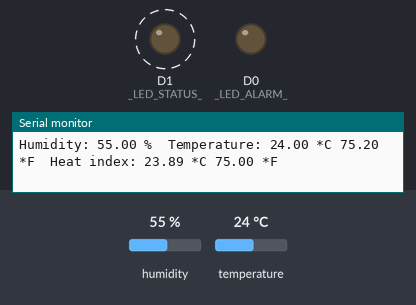
A sketch run on a simulated ESP8266 (NodeMCU). Parts: output pins drawn as LEDs (lit = HIGH), the last lines printed to the serial monitor. Dashed ring = blinking. Inputs (shaded band) come from the test bench; at power-on: temperature 24 °C, humidity 55 %.

Above: at 6.8 s.
6.9 s: temperature set to 28 °C
At 10.26 s:
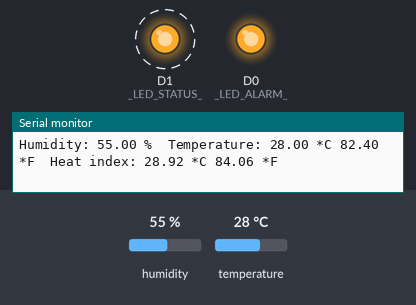
13.0 s: temperature set to 12 °C
At 14.26 s:
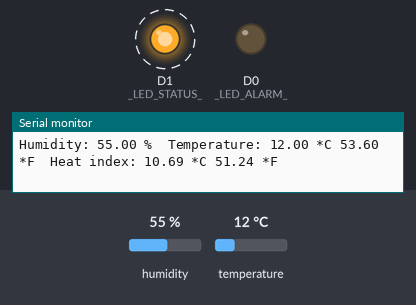
18.4 s: temperature set to 33 °C
At 22.9 s:
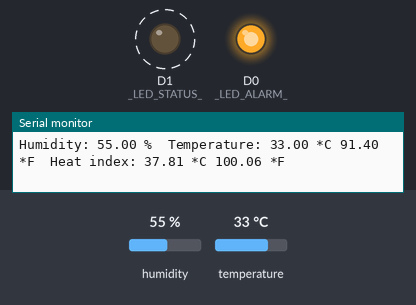
Timing chart, 0 to 29.8 s (numbered marks = the images above; inputs shaded):
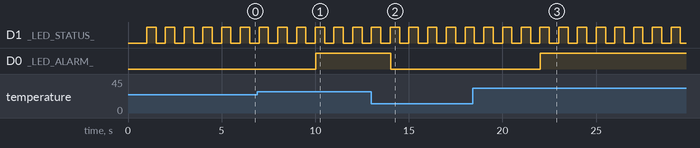

Measured:
- the behaviour switches between 26 and 27 °C on temperature (found by bisection; images 0 and 1)
- after the input at 6.9 s, D0 (_LED_ALARM_): LOW → HIGH after 3.1 s
- after the input at 13.0 s, D0 (_LED_ALARM_): HIGH → LOW after 1.0 s
- after the input at 18.4 s, D0 (_LED_ALARM_): LOW → HIGH after 3.6 s
- by itself, D1 (_LED_STATUS_): alternates HIGH for 0.50 s and LOW for 0.50 s

The sketch:

lab_6.ino
```cpp
#include <ESP8266WiFi.h>
#include "DHT.h"

#define _DHTPIN_ D3
#define _DHTTYPE_ DHT11
#define _TIME_DHT_  2000
#define _TIME_BLINK_  500
#define _LED_STATUS_ D1
#define _LED_ALARM_ D0

DHT DHT_11(_DHTPIN_, _DHTTYPE_);

void setup() {
  Serial.begin(115200);
  Serial.println("DHT11 test!");

  pinMode(_LED_STATUS_,OUTPUT);
  pinMode(_LED_ALARM_,OUTPUT);

  DHT_11.begin();
}

void loop() {

  uint32_t timer = millis();
  static uint32_t timer_dht = timer;
  static uint32_t timer_blink = timer;
  static uint8_t toggle_flag = 0;


  if((timer - timer_blink) >= _TIME_BLINK_)
  {
    timer_blink = timer;
    if(toggle_flag == 1)
    {
      digitalWrite(_LED_STATUS_,HIGH);
      toggle_flag = 0;
    }
    else
    {
      digitalWrite(_LED_STATUS_,LOW);
      toggle_flag = 1;
    }
  }


  if((timer - timer_dht) >= _TIME_DHT_)
  {
    timer_dht = timer;

    // Reading temperature or humidity takes about 250 milliseconds!
    // Sensor readings may also be up to 2 seconds 'old' (its a very slow sensor)
    float h = DHT_11.readHumidity();
    // Read temperature as Celsius (the default)
    float t = DHT_11.readTemperature();
    // Read temperature as Fahrenheit (isFahrenheit = true)
    float f = DHT_11.readTemperature(true);

    // Check if any reads failed and exit early (to try again).
    if (isnan(h) || isnan(t) || isnan(f)) {
      Serial.println("Failed to read from DHT sensor!");
      return;
    }

    // Compute heat index in Fahrenheit (the default)
    float hif = DHT_11.computeHeatIndex(f, h);
    // Compute heat index in Celsius (isFahreheit = false)
    float hic = DHT_11.computeHeatIndex(t, h, false);

    if (t >= 27.0f)
    {
      digitalWrite(_LED_ALARM_,HIGH);
    }
    else
    {
      digitalWrite(_LED_ALARM_,LOW);
    }
    Serial.print("Humidity: ");
    Serial.print(h);
    Serial.print(" %\t");
    Serial.print("Temperature: ");
    Serial.print(t);
    Serial.print(" *C ");
    Serial.print(f);
    Serial.print(" *F\t");
    Serial.print("Heat index: ");
    Serial.print(hic);
    Serial.print(" *C ");
    Serial.print(hif);
    Serial.println(" *F");

  }
}
```
